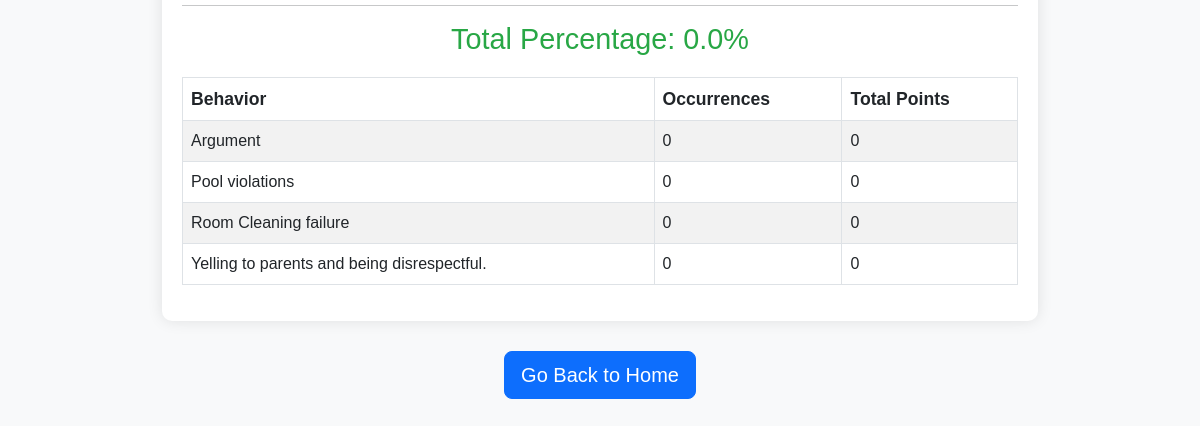
Screenshot of /student_behavior_table/1 (signed in) with the database file from the repository.
### app/models.py (models this page shows, shortened)
class Behavior(db.Model):
    id = db.Column(db.Integer, primary_key=True)
    description = db.Column(db.String(100), nullable=False, unique=True)
    points = db.Column(db.Integer, nullable=False)

### app/routes.py (the view)
@main.route('/student_behavior_table/<student_name>')
@login_required
def student_behavior_table(student_name):
    behaviors_count = {}
    total_points = {}
    total_points_lost = 0
    initial_points = 100
    try:
        all_behaviors = Behavior.query.all()
        for behavior in all_behaviors:
            behaviors_count[behavior.description] = 0
            total_points[behavior.description] = 0
        with open('behavior_points.csv', mode='r') as file:
            reader = csv.reader(file)
            for row in reader:
                if row[0].strip().lower() == student_name.lower():
                    behavior = row[1].strip()
                    points = int(row[2])
                    if behavior in behaviors_count:
                        behaviors_count[behavior] += 1
                        total_points[behavior] += points
                    total_points_lost += points
        percentage = (total_points_lost / initial_points) * 100
        table_data = []
        for behavior, count in behaviors_count.items():
            table_data.append({
                'behavior': behavior,
                'occurrences': count,
                'total_points': total_points[behavior]
            })
        internet_message = None
        if 6 <= percentage < 10:
            internet_message = "1 hour less internet"
        elif 10 <= percentage < 15:
            internet_message = "2 hours less internet"
        elif 15 <= percentage < 20:
            internet_message = "3 hours less internet"
        return render_template(
            'student_behavior_table.html',
            student_name=student_name,
            table_data=table_data,
            percentage=percentage,
            internet_message=internet_message
        )
    except Exception as e:
        flash(f"Error loading student behavior data: {e}", "danger")
        return redirect(url_for('main.home'))

### app/routes.py (called while the page is built)
def login_required(f):
    @wraps(f)
    def decorated_function(*args, **kwargs):
        if 'username' not in session:
            if not session.get('session_expired_shown'):
                flash('Your session has expired. Please log in again.', 'warning')
                session['session_expired_shown'] = True
            return redirect(url_for('main.login'))
        session.pop('session_expired_shown', None)  # Reset flag after successful login
        return f(*args, **kwargs)
    return decorated_function

### app/templates/student_behavior_table.html (shortened to what this page needs)
<!DOCTYPE html>
<html lang="en">
<head>
  <link href="https://cdn.jsdelivr.net/npm/bootstrap@5.3.0-alpha1/dist/css/bootstrap.min.css"
        rel="stylesheet"
>
</head>
<body>
  <div class="container">
      <div class="table-container">
          <hr>
          <h3 class="text-center">Total Percentage: {{ percentage | round(2) }}%</h3>
          <table class="table table-bordered table-striped">
              <thead>
                  <tr>
                      <th>Behavior</th>
                      <th>Occurrences</th>
                      <th>Total Points</th>
                  </tr>
              </thead>
              <tbody>
                  {% if table_data %}
                      {% for row in table_data %}
                      <tr>
                          <td>{{ row.behavior }}</td>
                          <td>{{ row.occurrences }}</td>
                          <td>{{ row.total_points }}</td>
                      </tr>
                      {% endfor %}
                  {% else %}
                      <tr>
                          <td colspan="3" class="text-center">No behavior records available.</td>
                      </tr>
                  {% endif %}
              </tbody>
          </table>
      </div>
      <div class="button-container">
          <a href="{{ url_for('main.student_home') }}" class="btn btn-primary btn-lg">Go Back to Home</a>
      </div>
  </div>
</body>
</html>

### app/templates/student_behavior_table.html (style rules this page uses)
body { background-color: #f8f9fa; font-family: 'Arial', sans-serif; display: flex; justify-content: center; align-items: center; height: 40vh; margin: 0; }
.container { max-width: 900px; }
h3 { font-size: 1.8rem; color: #28a745; }
table th { background-color: #007bff; color: white; font-size: 1.1rem; }
table td { font-size: 1rem; }
table { margin-top: 20px; }
.table-container { background-color: white; box-shadow: 0 0 15px rgba(0, 0, 0, 0.1); border-radius: 10px; padding: 20px; }
.button-container { margin-top: 30px; text-align: center; }

### rows the page displays
Behavior: behavior "Argument", occurrences "0", total_points "0"
Behavior: behavior "Pool violations", occurrences "0", total_points "0"
Behavior: behavior "Room Cleaning failure", occurrences "0", total_points "0"
Behavior: behavior "Yelling to parents and being disrespectful.", occurrences "0", total_points "0"

### other values shown
{{ percentage | round(2) }} "0.0"
